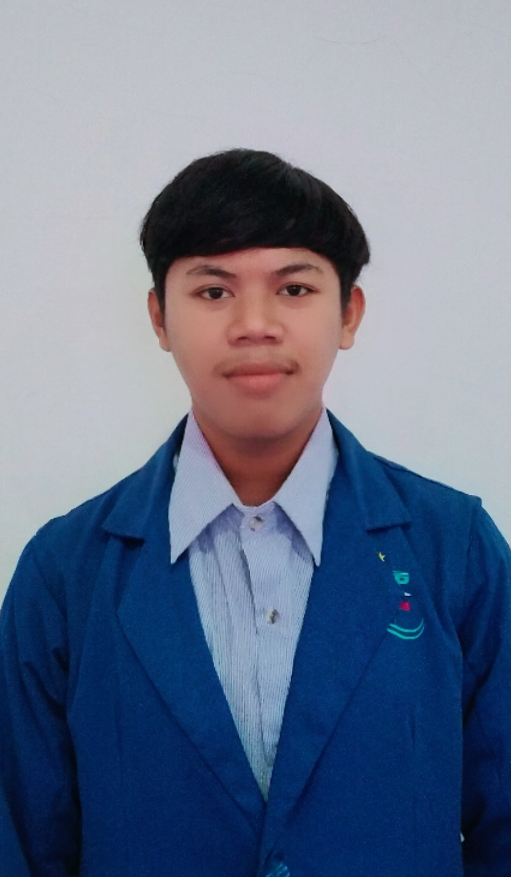
#> input picture Source Code/edge_detection/output/mario.jpg, 511 x 877 px
$ jupyter execute edge_detection.ipynb   (shell and % lines are left out)   (older library calls are emulated)
#> lines starting #> are read from the running program, lines starting #| are printed output that depends on the picture
# Edge Detection  Using Sobel,Prewitt Operator and Laplacian Operator

## What is an Edge
Area where there are extreme differences in the intensities of the pixel usually indicate an edge of an object.
## Types Of Edges

These are the main types of ideal edges present in images. The way that the image intensity changes in an image determines the type of edge that is present at that position.The Figure 1 helps to illustrate these differences by using a line to represent the image intensities of pixels against distance in the x or y direction of an image .

**a\.** *Step Edge* - Where image intensity immediately increases over a distance. <br>
**b\.** *Ramp Edge* - Where image intensity gradually increases over a distance. <br>
**c\.** *Roof Edge* - Where image intensity spikes up temporarily over a distance.

[Article and Image Reference](http://www.doc.ic.ac.uk/~ts2615/contribution.html#1)

### Import required libraries

[cell 1]
#import required library
import numpy as np
import cv2
import matplotlib.pyplot as plt
import matplotlib.image as mpig

## Read the image in grayscale

[cell 2]
#read the gray scale image
image = cv2.imread('output/mario.jpg',cv2.IMREAD_GRAYSCALE)
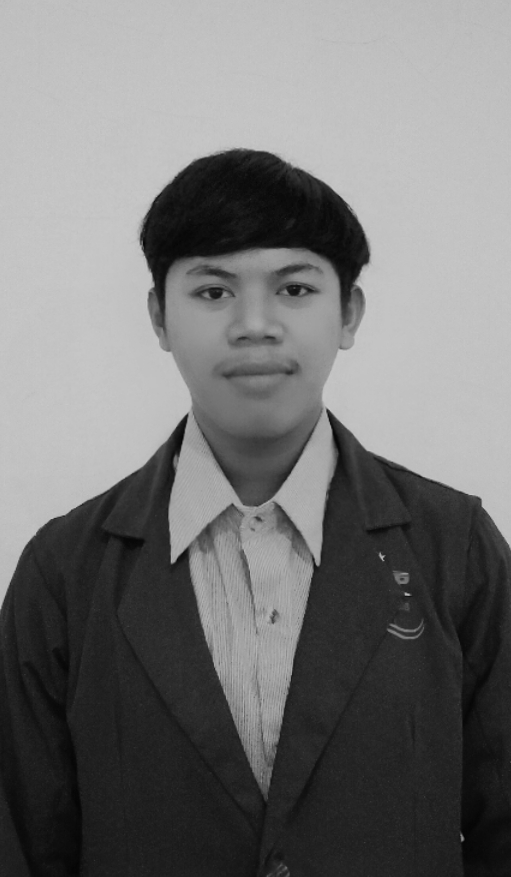
#> image: shape (877, 511); min 4, max 204, mean 116.1
plt.imshow(image,cmap='gray')

## Using Sobel operator

Sobel is very common operator to detect edges of an image, which is an approximation to a derivative of an image.It is separate in the y and x directions. Here We use a kernel 3*3 matrix, one for each x and y direction. The gradient for x-direction has minus numbers on the left and positive numbers on the right and we are preserving the center pixels.Similarly, the gradient for y-direction has minus numbers on the bottom and positive numbers on top and here we the middle row pixels.

[cell 3]
#define horizontal and Vertical sobel kernels
Gx = np.array([[-1, 0, 1],[-2, 0, 2],[-1, 0, 1]])
Gy = np.array([[-1, -2, -1],[0, 0, 0],[1, 2, 1]])

## Define kernel Convolution function
Convolution function a way of multiplying together two arrays of numbers, generally of different sizes,**here gray scale image and sobel/prewitt kernels**, to produce a third array of numbers of the same dimensionality. The convolution is performed by sliding the applied kernel over all the pixels of the image.<br>
**A** is the source image and * denotes the convolution operation.

\begin{equation*}
\mathbf{G}_x \ =  \begin{vmatrix}
\mathbf{-1} & \mathbf{0} & \mathbf{+1} \\
\mathbf{-2} & \mathbf{0} & \mathbf{+2} \\
\mathbf{-1} & \mathbf{0} & \mathbf{+1} \\
\end{vmatrix}\mathbf{*}_A
\end{equation*}

\begin{equation*}
\mathbf{G}_y \ =  \begin{vmatrix}
\mathbf{+1} & \mathbf{+2} & \mathbf{+1} \\
\mathbf{0} & \mathbf{0} & \mathbf{0} \\
\mathbf{-1} & \mathbf{-2} & \mathbf{-1} \\
\end{vmatrix}\mathbf{*}_A
\end{equation*}

[cell 4]
# Menentukan fungsi konvolusi kernel
# dengan gambar X dan filter F
def convolve(X, F):
    # height and width of the image
    X_height = X.shape[0]
#> X_height = 877
    X_width = X.shape[1]
#> X_width = 511

    # height and width of the filter
    F_height = F.shape[0]
    F_width = F.shape[1]

    H = (F_height - 1) // 2
    W = (F_width - 1) // 2

    #output numpy matrix with height and width
    out = np.zeros((X_height, X_width))
    #iterate over all the pixel of image X
    for i in np.arange(H, X_height-H):
        for j in np.arange(W, X_width-W):
            sum = 0
            #iterate over the filter
            for k in np.arange(-H, H+1):
                for l in np.arange(-W, W+1):
                    #get the corresponding value from image and filter
                    a = X[i+k, j+l]
                    w = F[H+k, W+l]
                    sum += (w * a)
            out[i,j] = sum
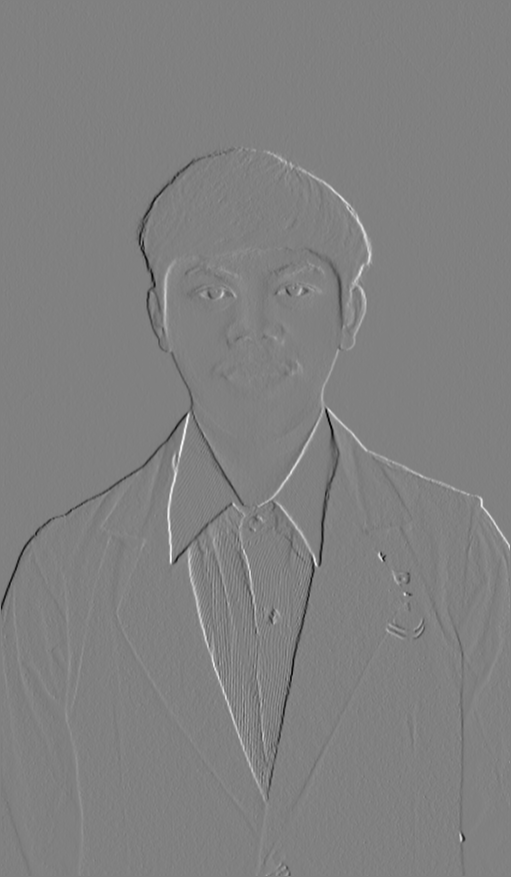
#> out: shape (877, 511) float64; min -584, max 573, mean -0.2; drawn with min black and max white
    #return convolution
    return out

[cell 5]
#normalizing the vectors
sob_x = convolve(image, Gx) / 8.0
sob_y = convolve(image, Gy) / 8.0
#> after the loop in convolve (call 2), `for i in np.arange(H, X_height-H):`:
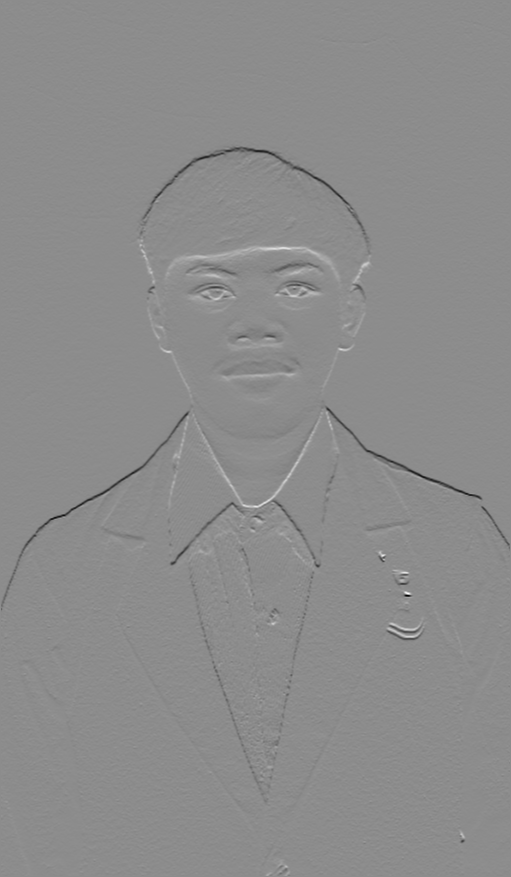
#> out: shape (877, 511) float64; min -640, max 521, mean -1.5; drawn with min black and max white

## Gradient magnitude
The gradient component in each orientation then combined together to find the absolute magnitude of the gradient at each point and the orientation of that gradient.

[cell 6]
#calculate the gradient magnitude of vectors
sob_out = np.sqrt(np.power(sob_x, 2) + np.power(sob_y, 2))
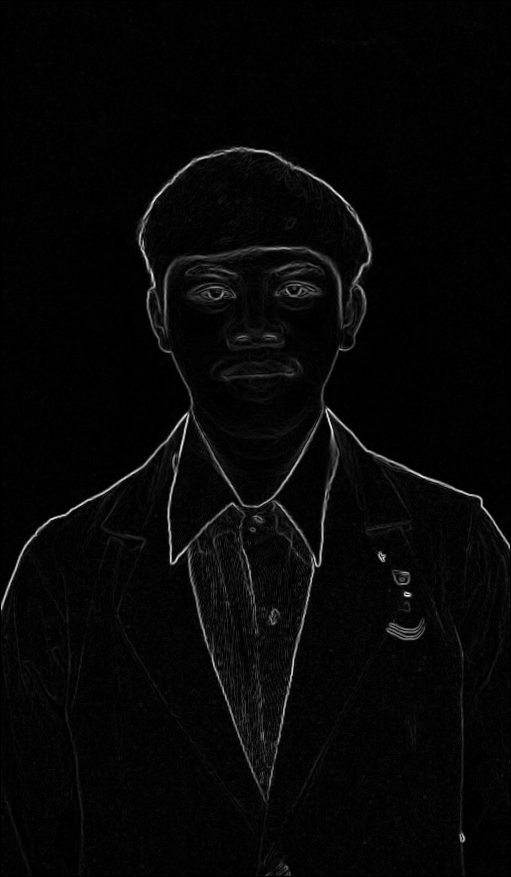
#> sob_out: shape (877, 511) float64; min 0, max 80.14, mean 2.3; drawn with min black and max white
# mapping values from 0 to 255
sob_out = (sob_out / np.max(sob_out)) * 255

[cell 7]
#output images
cv2.imwrite('output/sobel_jet.jpg', sob_out)
plt.imshow(sob_out, cmap = 'gray', interpolation = 'bicubic')
plt.show()

## Using prewitt operator

Prewitt operator is similar to the Sobel operator and is used for detecting vertical and horizontal edges in images.It provides us two masks one for detecting edges in horizontal direction and another for detecting edges in an vertical direction.

[cell 8]
#read the image in gray scale
img = cv2.imread('output/mario.jpg',cv2.IMREAD_GRAYSCALE)
plt.imshow(img,cmap='gray')

[cell 9]
#define horizontal and Vertical sobel kernels
Hx = np.array([[-1, 0, 1],[-1, 0, 1],[-1, 0, 1]])
Hy = np.array([[-1, -1, -1],[0, 0, 0],[1, 1, 1]])

[cell 10]
#normalizing the vectors
pre_x = convolve(img, Hx) / 6.0
pre_y = convolve(img, Hy) / 6.0

[cell 11]
#calculate the gradient magnitude of vectors
pre_out = np.sqrt(np.power(pre_x, 2) + np.power(pre_y, 2))
# mapping values from 0 to 255
pre_out = (pre_out / np.max(pre_out)) * 255

[cell 12]
#output images
cv2.imwrite('output/prewitt_knife.jpg', pre_out)
plt.imshow(pre_out, cmap = 'gray', interpolation = 'bicubic')
plt.show()

## Using Laplacian Operator

Unlike the Sobel and prewitt edge detector, the Laplacian edge detector uses only one kernel. It calculates second order derivatives in a single pass. Here's the kernel used for it:

[cell 13]
#read the image in gray scale
img2 = cv2.imread('output/mario.jpg',cv2.IMREAD_GRAYSCALE)
plt.imshow(img2,cmap='gray')

## Gaussian blur
Because these masks are approximating a second derivative measurement on the image, they are very sensitive to noise. To correct this, the image is often Gaussian smoothed before applying the Laplacian filter.

[cell 14]
#apply gaussian blur
blur_img = cv2.GaussianBlur(img2, (3, 3), 0)

[cell 15]
# Positive Laplacian Operator
laplacian = cv2.Laplacian(blur_img, cv2.CV_64F)

[cell 16]
cv2.imwrite('output/lap_butterfly.jpg', laplacian)
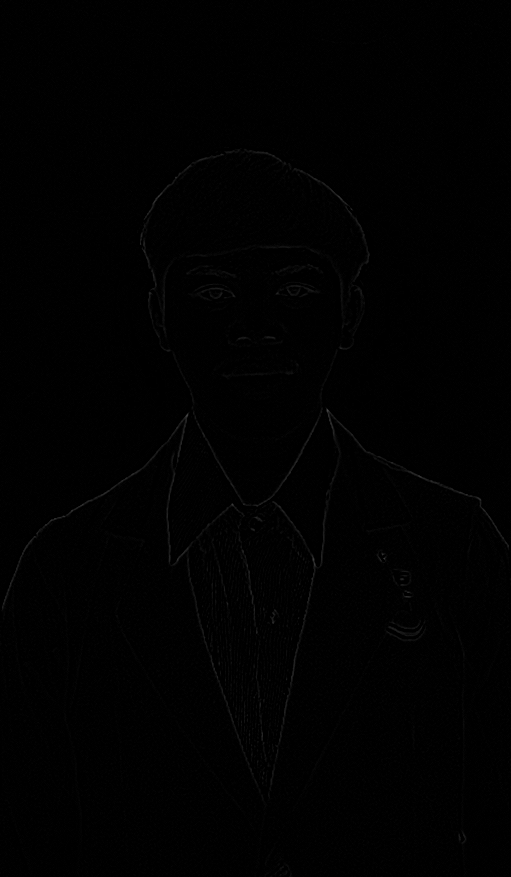
#> saved as lap_butterfly.jpg: shape (877, 511); min 0, max 73, mean 1
plt.imshow(laplacian, cmap = 'gray',interpolation = 'bicubic')
plt.show()

$ run again, with Source Code/edge_detection/output/jet.jpg copied over Source Code/edge_detection/output/mario.jpg
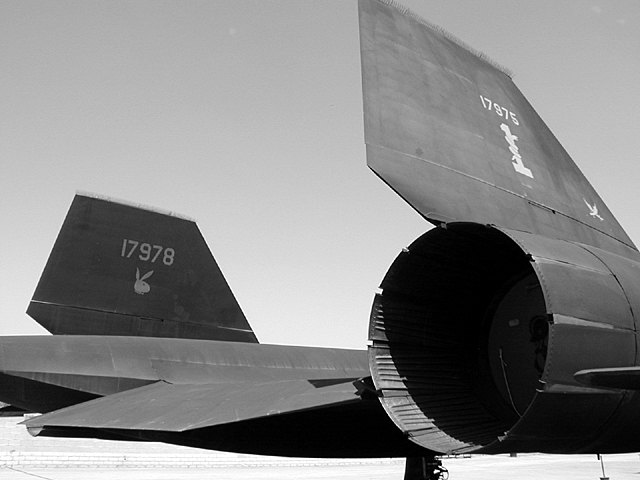
#> input picture Source Code/edge_detection/output/jet.jpg, 640 x 480 px
#> image is the input picture: shape (480, 640); min 0, max 255, mean 135
#> after the loop in convolve (call 2), `for i in np.arange(H, X_height-H):`:
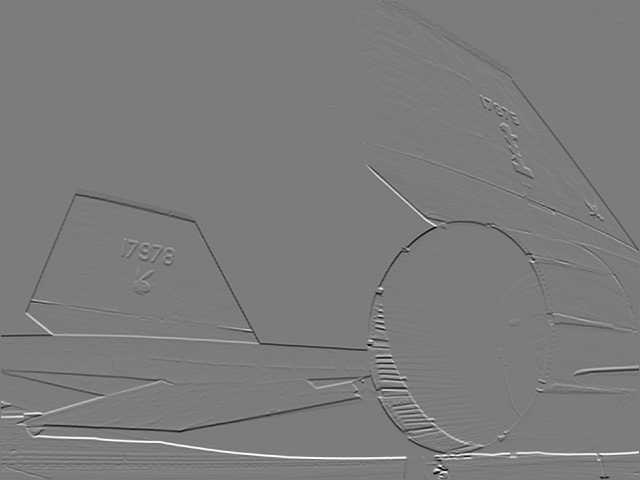
#> out: shape (480, 640) float64; min -968, max 1020, mean 0.9; drawn with min black and max white
#> `cv2.imwrite('output/lap_butterfly.jpg', laplacian)`:
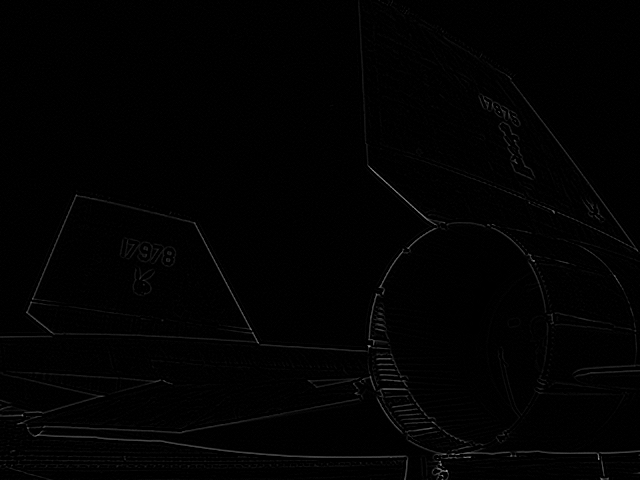
#> saved as lap_butterfly.jpg: shape (480, 640); min 0, max 160, mean 2.1
